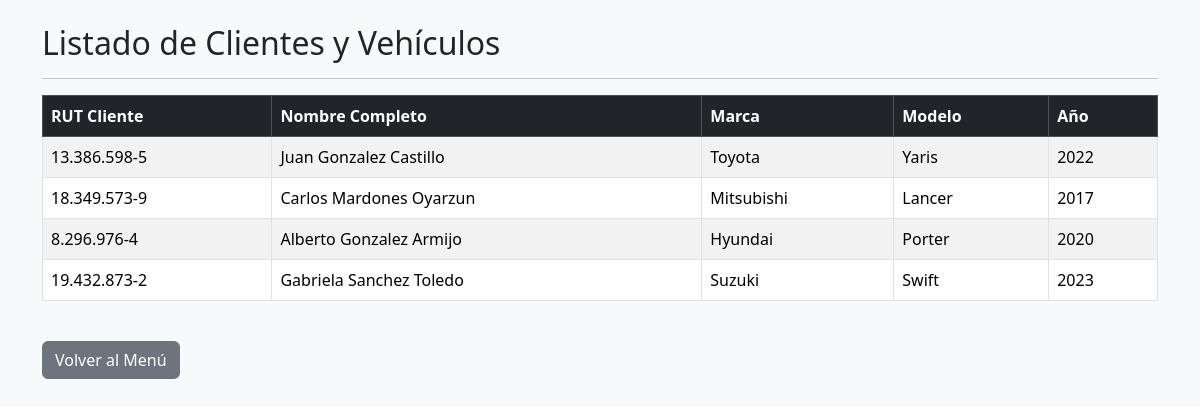
Page /listar_clientes_vehiculos/ (signed in) on the earlier database version.
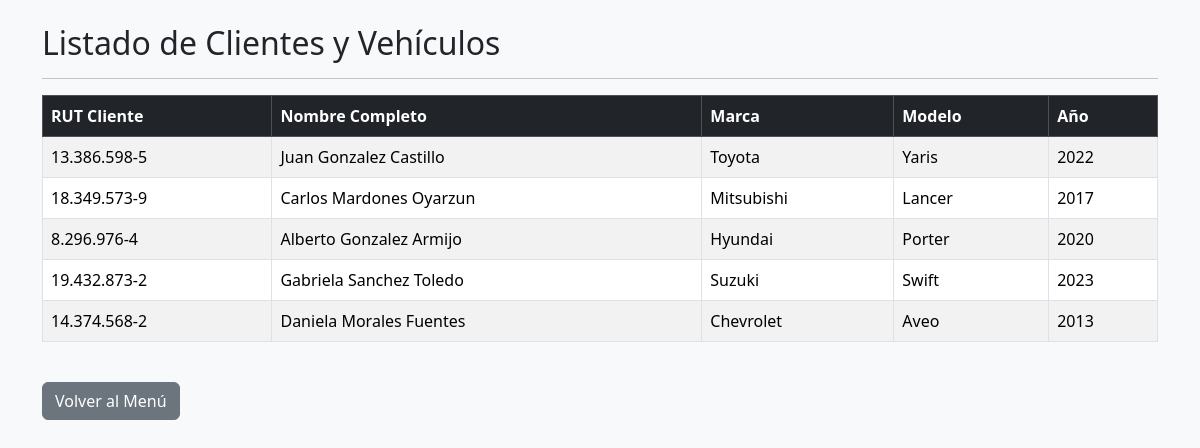
Same page on the later database version.
### appgestion/models.py (models this page shows, shortened)
class Vehiculo(models.Model):
    id_vehiculo = models.AutoField(primary_key=True)
    marca = models.CharField(max_length=50)
    modelo = models.CharField(max_length=50)
    anio = models.IntegerField()
    cliente = models.ForeignKey(Cliente, on_delete=models.CASCADE)

class Cliente(models.Model):
    id_cliente = models.AutoField(primary_key=True)
    rut = models.CharField(max_length=12, unique=True)
    nombre = models.CharField(max_length=100)
    apellidos = models.CharField(max_length=150)

### appgestion/views.py (the view)
# urls.py: path('listar_clientes_vehiculos/', listar_clientes_vehiculos, name='listar_clientes_vehiculos'),
def listar_clientes_vehiculos(request):
    if "usuario_nombre" not in request.session:
        return redirect("login")
    vehiculos = Vehiculo.objects.select_related("cliente").all()
    return render(request, "appgestion/listar_clientes_vehiculos.html", {"vehiculos": vehiculos})

### appgestion/templates/appgestion/listar_clientes_vehiculos.html (shortened to what this page needs)
<!DOCTYPE html>
<html lang="es">
<head>
    <link href="https://cdn.jsdelivr.net/npm/bootstrap@5.3.3/dist/css/bootstrap.min.css" rel="stylesheet">
</head>
<body class="bg-light p-4">
    <div class="container">
        <h2>Listado de Clientes y Vehículos</h2>
        <hr>
        <table class="table table-bordered table-striped bg-white">
            <thead class="table-dark">
                <tr>
                    <th>RUT Cliente</th>
                    <th>Nombre Completo</th>
                    <th>Marca</th>
                    <th>Modelo</th>
                    <th>Año</th>
                </tr>
            </thead>
            <tbody>
                {% for item in vehiculos %}
                <tr>
                    <td>{{ item.cliente.rut }}</td>
                    <td>{{ item.cliente.nombre }} {{ item.cliente.apellidos }}</td>
                    <td>{{ item.marca }}</td>
                    <td>{{ item.modelo }}</td>
                    <td>{{ item.anio }}</td>
                </tr>
                {% empty %}
                <tr>
                    <td colspan="5" class="text-center">No hay clientes ni vehículos registrados.</td>
                </tr>
                {% endfor %}
            </tbody>
        </table>
        <br>
        <a href="{% url 'menu_principal' %}" class="btn btn-secondary">Volver al Menú</a>
    </div>
</body>
</html>

Differences in the rows shown:
added Vehiculo: cliente.rut "14.374.568-2", cliente.nombre "Daniela", cliente.apellidos "Morales Fuentes", marca "Chevrolet", modelo "Aveo", anio "2013"
